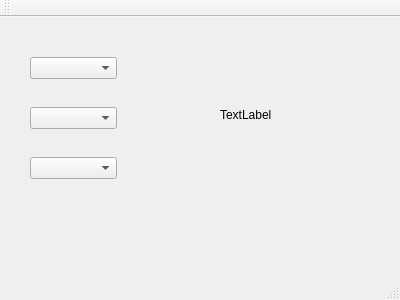
<?xml version="1.0" encoding="UTF-8"?>
<ui version="4.0">
 <class>MainWindow</class>
 <widget class="QMainWindow" name="MainWindow">
  <property name="geometry">
   <rect>
    <x>0</x>
    <y>0</y>
    <width>400</width>
    <height>300</height>
   </rect>
  </property>
  <property name="windowTitle">
   <string>MainWindow</string>
  </property>
  <widget class="QWidget" name="centralWidget">
   <widget class="QComboBox" name="cbb1">
    <property name="geometry">
     <rect>
      <x>30</x>
      <y>40</y>
      <width>87</width>
      <height>22</height>
     </rect>
    </property>
   </widget>
   <widget class="QComboBox" name="cbb2">
    <property name="geometry">
     <rect>
      <x>30</x>
      <y>90</y>
      <width>87</width>
      <height>22</height>
     </rect>
    </property>
   </widget>
   <widget class="QComboBox" name="cbb3">
    <property name="geometry">
     <rect>
      <x>30</x>
      <y>140</y>
      <width>87</width>
      <height>22</height>
     </rect>
    </property>
   </widget>
   <widget class="QLabel" name="label">
    <property name="geometry">
     <rect>
      <x>220</x>
      <y>90</y>
      <width>72</width>
      <height>15</height>
     </rect>
    </property>
    <property name="text">
     <string>TextLabel</string>
    </property>
   </widget>
  </widget>
  <widget class="QMenuBar" name="menuBar">
   <property name="geometry">
    <rect>
     <x>0</x>
     <y>0</y>
     <width>400</width>
     <height>26</height>
    </rect>
   </property>
  </widget>
  <widget class="QToolBar" name="mainToolBar">
   <attribute name="toolBarArea">
    <enum>TopToolBarArea</enum>
   </attribute>
   <attribute name="toolBarBreak">
    <bool>false</bool>
   </attribute>
  </widget>
  <widget class="QStatusBar" name="statusBar"/>
 </widget>
 <layoutdefault spacing="6" margin="11"/>
 <resources/>
 <connections/>
</ui>
